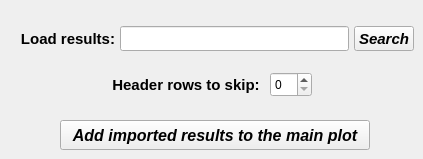
      <widget class="QWidget" name="tab_4">
       <attribute name="title">
        <string>Import</string>
       </attribute>
       <widget class="QPushButton" name="pushButton_AddImportedPlot">
        <property name="geometry">
         <rect>
          <x>60</x>
          <y>120</y>
          <width>310</width>
          <height>30</height>
         </rect>
        </property>
        <property name="minimumSize">
         <size>
          <width>310</width>
          <height>30</height>
         </size>
        </property>
        <property name="maximumSize">
         <size>
          <width>310</width>
          <height>30</height>
         </size>
        </property>
        <property name="font">
         <font>
          <family>Arial</family>
          <pointsize>12</pointsize>
          <weight>75</weight>
          <italic>true</italic>
          <bold>true</bold>
         </font>
        </property>
        <property name="text">
         <string>Add imported results to the main plot</string>
        </property>
       </widget>
       <widget class="QSpinBox" name="spinBox">
        <property name="geometry">
         <rect>
          <x>270</x>
          <y>72</y>
          <width>42</width>
          <height>25</height>
         </rect>
        </property>
        <property name="minimumSize">
         <size>
          <width>0</width>
          <height>25</height>
         </size>
        </property>
        <property name="maximumSize">
         <size>
          <width>16777215</width>
          <height>25</height>
         </size>
        </property>
        <property name="maximum">
         <number>10</number>
        </property>
       </widget>
       <widget class="QLabel" name="label_12">
        <property name="geometry">
         <rect>
          <x>106</x>
          <y>72</y>
          <width>160</width>
          <height>25</height>
         </rect>
        </property>
        <property name="minimumSize">
         <size>
          <width>160</width>
          <height>25</height>
         </size>
        </property>
        <property name="maximumSize">
         <size>
          <width>160</width>
          <height>25</height>
         </size>
        </property>
        <property name="font">
         <font>
          <family>Arial</family>
          <pointsize>11</pointsize>
          <weight>75</weight>
          <italic>false</italic>
          <bold>true</bold>
         </font>
        </property>
        <property name="text">
         <string>Header rows to skip:</string>
        </property>
        <property name="alignment">
         <set>Qt::AlignCenter</set>
        </property>
       </widget>
       <widget class="QLabel" name="label_9">
        <property name="geometry">
         <rect>
          <x>18</x>
          <y>26</y>
          <width>100</width>
          <height>25</height>
         </rect>
        </property>
        <property name="minimumSize">
         <size>
          <width>100</width>
          <height>25</height>
         </size>
        </property>
        <property name="maximumSize">
         <size>
          <width>100</width>
          <height>25</height>
         </size>
        </property>
        <property name="font">
         <font>
          <family>Arial</family>
          <pointsize>11</pointsize>
          <weight>75</weight>
          <italic>false</italic>
          <bold>true</bold>
         </font>
        </property>
        <property name="text">
         <string>Load results:</string>
        </property>
        <property name="alignment">
         <set>Qt::AlignCenter</set>
        </property>
       </widget>
       <widget class="QLineEdit" name="lineEdit_ImportResultsPath">
        <property name="geometry">
         <rect>
          <x>120</x>
          <y>26</y>
          <width>229</width>
          <height>25</height>
         </rect>
        </property>
        <property name="minimumSize">
         <size>
          <width>0</width>
          <height>25</height>
         </size>
        </property>
        <property name="maximumSize">
         <size>
          <width>16777215</width>
          <height>25</height>
         </size>
        </property>
        <property name="font">
         <font>
          <pointsize>9</pointsize>
          <weight>50</weight>
          <italic>true</italic>
          <bold>false</bold>
         </font>
        </property>
        <property name="layoutDirection">
         <enum>Qt::LeftToRight</enum>
        </property>
        <property name="alignment">
         <set>Qt::AlignCenter</set>
        </property>
       </widget>
       <widget class="QToolButton" name="toolButton_ChooseFolderImport">
        <property name="geometry">
         <rect>
          <x>354</x>
          <y>26</y>
          <width>60</width>
          <height>25</height>
         </rect>
        </property>
        <property name="minimumSize">
         <size>
          <width>0</width>
          <height>25</height>
         </size>
        </property>
        <property name="maximumSize">
         <size>
          <width>65</width>
          <height>25</height>
         </size>
        </property>
        <property name="sizeIncrement">
         <size>
          <width>65</width>
          <height>25</height>
         </size>
        </property>
        <property name="font">
         <font>
          <family>Arial</family>
          <pointsize>11</pointsize>
          <weight>75</weight>
          <italic>true</italic>
          <bold>true</bold>
         </font>
        </property>
        <property name="text">
         <string>Search</string>
        </property>
       </widget>
      </widget>
